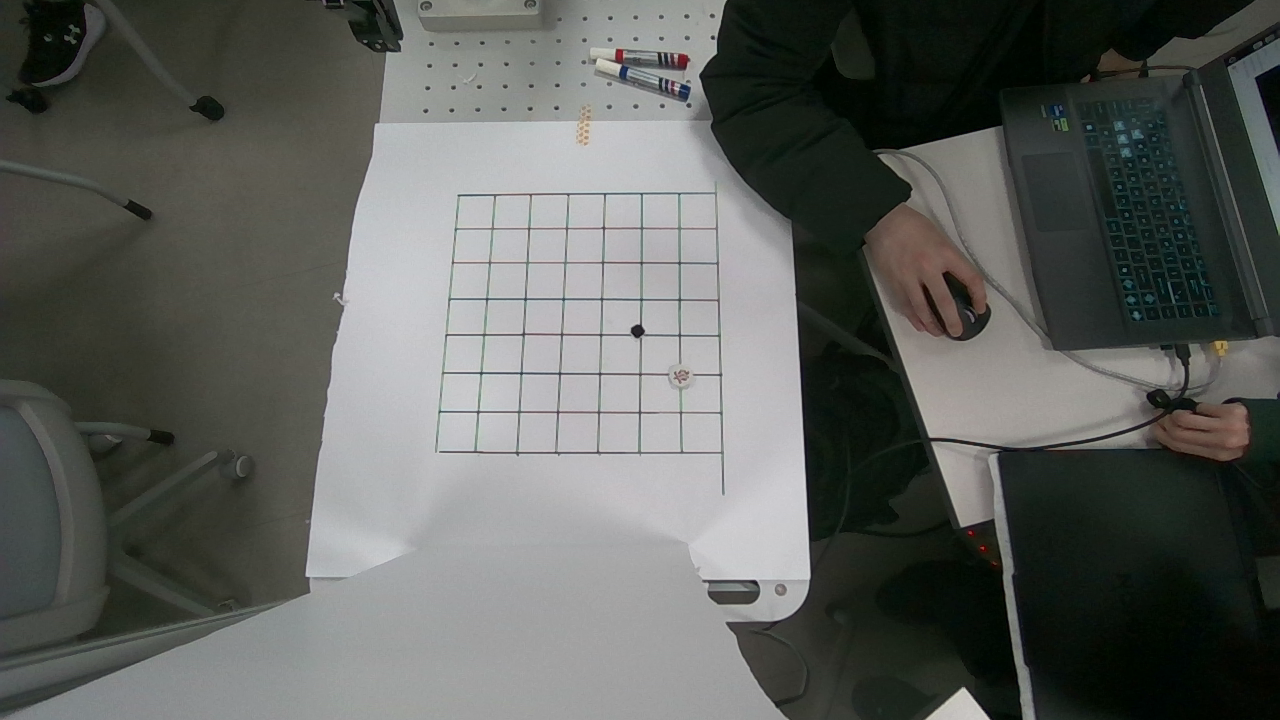
#> input picture tests/images/grid1_Color.png, 1280 x 720 px
$ python -i board_detect.py   (imports and definitions only)
#> lines starting #> are read from the running program, lines starting #| are printed output that depends on the picture; after the words box and inside, x2 and y2 are one past the last pixel; in counts of white or black regions, pixels touching at a corner belong together
#> further down, picture is the input picture: shape (720, 1280, 3); mean B, G, R 92.4, 96.3, 93.6
#> in grid_mask, `bw = cv2.adaptiveThreshold(gray, 255, cv2.ADAPTIVE_THRESH_MEAN_C, cv2...`: bw: shape (720, 1280); 7.9% white; 859 white regions (653 under 20 px), largest, box (x1, y1, x2, y2) and area: (862, 251, 1244, 720) 10719, (435, 181, 725, 496) 9970, (699, 0, 827, 720) 7156
"""
흰 종이 위에 그린 오목 그리드 검출 + 위에서 본 것처럼 보정(warp)

흐름
  1) 흰 종이 영역 찾기 (밝고 채도 낮은 가장 큰 영역)
  2) 종이 안의 어두운 선 추출 (adaptive threshold) -> 가장 큰 덩어리 = 그리드
  3) 가로/세로선 분리 -> 겹치는 곳 = 교차점
  4) 교차점에 (row, col) 번호 붙이고 RANSAC 호모그래피 -> 가려진 점까지 n x n 복원
  5) 교차점이 margin + i*cell 에 오도록 warp
"""
import cv2
import numpy as np


def _kernel(w, h):
    return cv2.getStructuringElement(cv2.MORPH_RECT, (w, h))


def paper_mask(img):
    """밝고 채도 낮은 가장 큰 영역 = 흰 종이"""
    hsv = cv2.cvtColor(img, cv2.COLOR_BGR2HSV)
#> hsv: shape (720, 1280, 3); mean H, S, V 63.9, 46, 97.6
    m = ((hsv[..., 2] > 150) & (hsv[..., 1] < 40)).astype(np.uint8) * 255
#> m: shape (720, 1280); 32% white; 247 white regions (202 under 20 px), largest, box (x1, y1, x2, y2) and area: (276, 0, 810, 720) 233065, (897, 342, 1132, 444) 13222, (641, 336, 720, 412) 5543
    m = cv2.morphologyEx(m, cv2.MORPH_CLOSE, _kernel(15, 15))
#> m: shape (720, 1280); 34.2% white; 12 white regions (9 under 20 px), largest, box (x1, y1, x2, y2) and area: (236, 0, 810, 720) 294672, (897, 342, 1169, 526) 19753, (926, 688, 990, 720) 1080
    n, lab, st, _ = cv2.connectedComponentsWithStats(m)
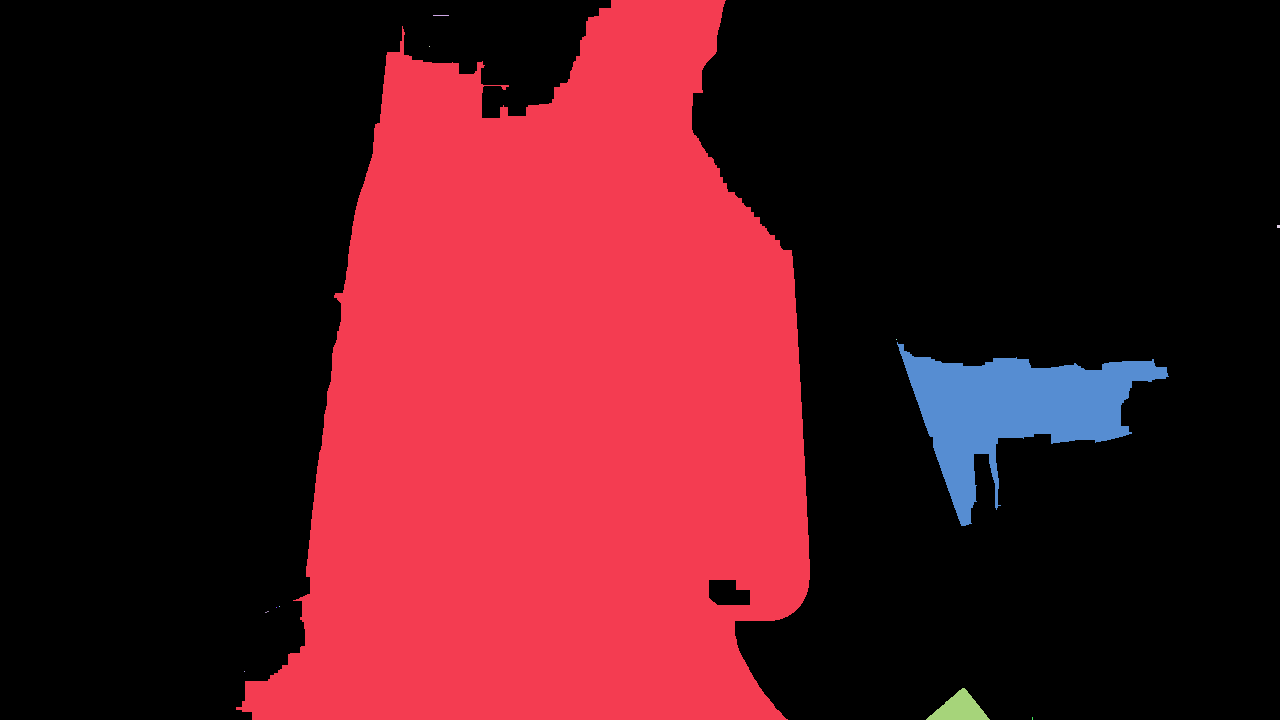
#> lab: shape (720, 1280) int32; 13 distinct labels, from 0 to 12; one colour per label, 0 black
#> n = 13; st = 13 rows, first 6: [0, 0, 1280, 720, 606058], [236, 0, 574, 720, 294672], [433, 15, 16, 1, 16], [429, 46, 1, 1, 1], [1277, 225, 3, 3, 9], [896, 339, 1, 1, 1]
    if n < 2:
        return np.full(img.shape[:2], 255, np.uint8)     # 종이를 못 찾으면 전체 사용
    m = (lab == 1 + np.argmax(st[1:, cv2.CC_STAT_AREA])).astype(np.uint8) * 255
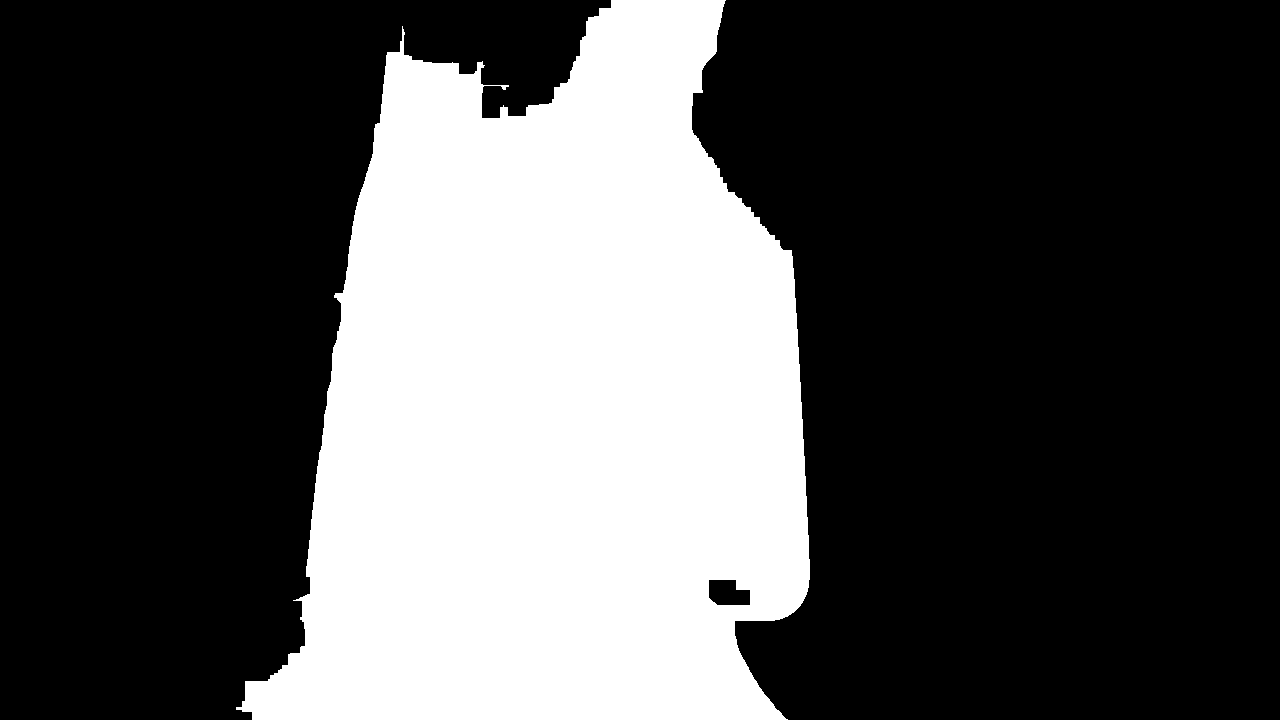
#> m: shape (720, 1280); 32% white; 1 white region
    cnts, _ = cv2.findContours(m, cv2.RETR_EXTERNAL, cv2.CHAIN_APPROX_SIMPLE)
#> cnts = 1 contour; box (x1, y1, x2, y2) and area: (236, 0, 810, 720) 294134
    filled = np.zeros_like(m)
    cv2.drawContours(filled, cnts, -1, 255, -1)          # 종이 위 돌/선 구멍 메우기
#> filled: shape (720, 1280); 32.1% white; 1 white region, box (x1, y1, x2, y2) and area: (236, 0, 810, 720) 295526
    return cv2.erode(filled, _kernel(9, 9))              # 종이 테두리 그림자 제거
#> returned value: shape (720, 1280); 31.1% white; 1 white region, box (x1, y1, x2, y2) and area: (246, 0, 806, 720) 286192


def grid_mask(img):
    """종이 안의 어두운 선 중 가장 큰 연결 덩어리 = 그리드"""
    gray = cv2.cvtColor(img, cv2.COLOR_BGR2GRAY)
    bw = cv2.adaptiveThreshold(gray, 255, cv2.ADAPTIVE_THRESH_MEAN_C,
                               cv2.THRESH_BINARY_INV, 21, 10)
    bw &= paper_mask(img)
#> bw: shape (720, 1280); 1.6% white; 83 white regions (49 under 20 px), largest, box (x1, y1, x2, y2) and area: (435, 181, 725, 496) 9970, (588, 49, 691, 103) 1913, (702, 579, 760, 605) 915
    n, lab, st, _ = cv2.connectedComponentsWithStats(bw)
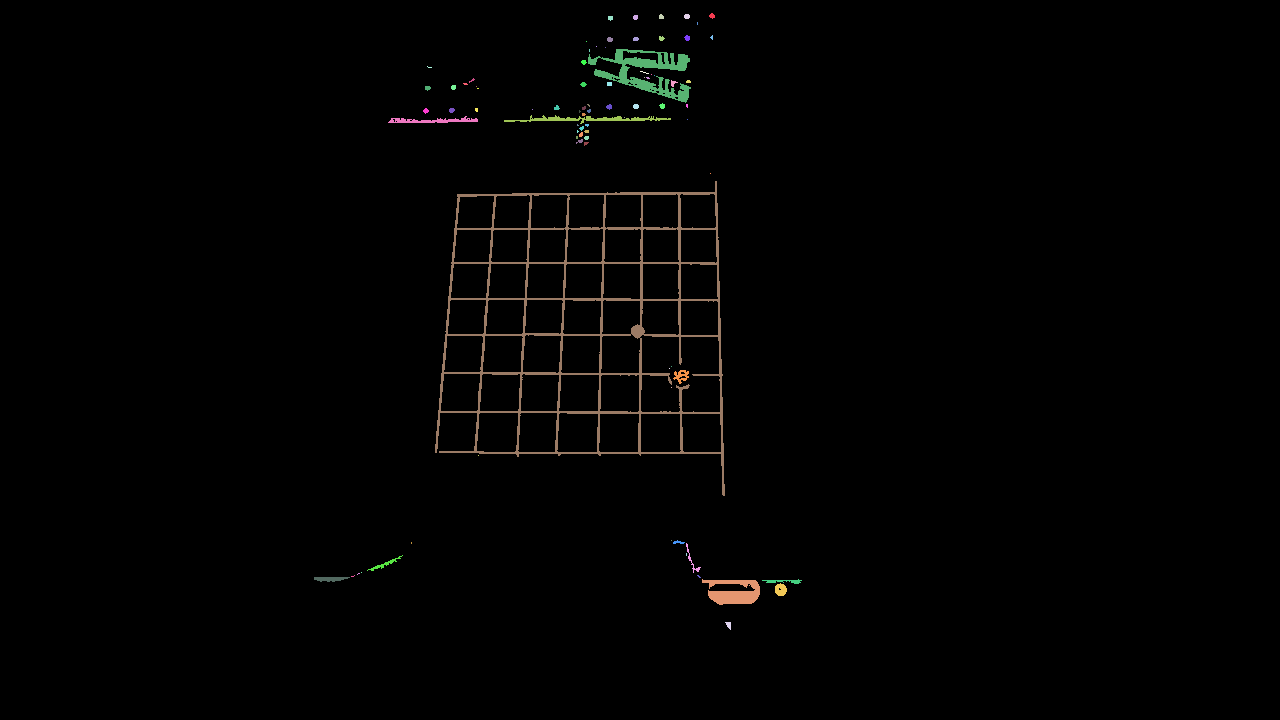
#> lab: shape (720, 1280) int32; 84 distinct labels, from 0 to 83; one colour per label, 0 black
#> n = 84; st = 84 rows, first 6: [0, 0, 1280, 720, 906541], [709, 13, 6, 6, 24], [633, 15, 5, 5, 22], [659, 14, 5, 5, 21], [684, 14, 6, 5, 26], [608, 16, 5, 5, 21]
    if n < 2:
        raise RuntimeError('그리드 선을 찾지 못함')
    i = 1 + np.argmax(st[1:, cv2.CC_STAT_AREA])
#> i = 63
    return (lab == i).astype(np.uint8) * 255
#> returned value: shape (720, 1280); 1.1% white in thin lines or dots, all inside (x1, y1, x2, y2) = (435, 181, 725, 496)


def intersections(G, line_len=15):
    """가로선/세로선 마스크를 분리해 겹치는 곳 = 교차점"""
    H = cv2.morphologyEx(G, cv2.MORPH_OPEN, _kernel(line_len, 1))
    H = cv2.morphologyEx(H, cv2.MORPH_CLOSE, _kernel(line_len, 1))
    V = cv2.morphologyEx(G, cv2.MORPH_OPEN, _kernel(1, line_len))
    V = cv2.morphologyEx(V, cv2.MORPH_CLOSE, _kernel(1, line_len))
    J = cv2.dilate(H, _kernel(5, 5)) & cv2.dilate(V, _kernel(5, 5))
    _, _, _, cen = cv2.connectedComponentsWithStats(J)
    return cen[1:].astype(np.float32)


def order_corners(p):
    s, d = p.sum(1), np.diff(p, axis=1).ravel()
    return np.float32([p[s.argmin()], p[d.argmin()], p[s.argmax()], p[d.argmax()]])  # 좌상,우상,우하,좌하


def grid_angle(G):
    """그리드 선의 기울기(도) 추정: 선 방향 히스토그램에서 가장 많은 각도 (-45 ~ 45)"""
    lines = cv2.HoughLinesP(G, 1, np.pi / 360, threshold=40,
                            minLineLength=max(20, min(G.shape) // 20), maxLineGap=5)
#> lines = 48 rows, first 6: [445, 335, 720, 335], [715, 181, 723, 495], [457, 195, 716, 192], [435, 452, 723, 452], [479, 453, 723, 453], [438, 411, 722, 413]
    if lines is None:
        return 0.0
    x1, y1, x2, y2 = lines.reshape(-1, 4).T.astype(np.float64)   # OpenCV 버전마다 shape 이 달라 reshape
#> x1 = 48 values, max 720 at index 27, min 435 at index 3, mean 543.5; y1 = 48 values, max 456 at index 11, min 181 at index 1, mean 353.9; x2 = 48 values, max 723 at index 1, min 457 at index 14, mean 639.2; y2 = 48 values, max 495 at index 1, min 192 at index 2, mean 290.7
    ang = (np.degrees(np.arctan2(y2 - y1, x2 - x1)) + 45) % 90 - 45   # 가로/세로선을 같은 각도로 접기
#> ang = 48 values, max 5.11 at index 10, min -1.46 at index 1, mean 0.796
    w = np.hypot(x2 - x1, y2 - y1)
#> w = 48 values, max 314.1 at index 1, min 44 at index 47, mean 175.6
    hist, edges = np.histogram(ang, bins=90, range=(-45, 45), weights=w)
#> hist = 90 values, max 5303 at index 45, min 0 at index 0, mean 93.67; edges = 91 values from -45 to 45
    k = hist.argmax()
#> k = 45
    sel = (ang >= edges[k] - 1) & (ang <= edges[k + 1] + 1)
    return float(np.average(ang[sel], weights=w[sel]))


def straighten(img, angle):
    """그리드가 수평/수직이 되도록 원본을 회전 (캔버스 확장). (회전 이미지, 회전 행렬)"""
    h, w = img.shape[:2]
    R = cv2.getRotationMatrix2D((w / 2, h / 2), angle, 1.0)
    cos, sin = abs(R[0, 0]), abs(R[0, 1])
    nw, nh = int(h * sin + w * cos), int(h * cos + w * sin)
    R[0, 2] += nw / 2 - w / 2
    R[1, 2] += nh / 2 - h / 2
    return cv2.warpAffine(img, R, (nw, nh), flags=cv2.INTER_LINEAR, borderValue=(0, 0, 0)), R


def detect_grid(img, n=8):
    """
    반환:
      grid_pts: (n, n, 2) 원본 이미지에서 각 교차점 픽셀 좌표 [row, col] -> (x, y)
      M:        원본 픽셀 -> 격자 좌표(0..n-1) 호모그래피
      found:    실제로 검출된 교차점 수
    카메라가 기울어 그리드가 돌아가 있으면 먼저 똑바로 돌려서 교차점을 찾고 원래 좌표로 되돌림.
    """
    angle = grid_angle(grid_mask(img))
#> angle = 0.155
    work, R = (img, None) if abs(angle) < 2 else straighten(img, angle)
    pts_w = intersections(grid_mask(work))
#> in intersections, `H = cv2.morphologyEx(G, cv2.MORPH_OPEN, _kernel(line_len, 1))`: H: shape (720, 1280); 0.51% white in thin lines or dots, all inside (x1, y1, x2, y2) = (438, 192, 724, 454)
#> in intersections, `V = cv2.morphologyEx(G, cv2.MORPH_OPEN, _kernel(1, line_len))`: V: shape (720, 1280); 0.56% white in thin lines or dots, all inside (x1, y1, x2, y2) = (436, 181, 724, 496)
#> in intersections, `V = cv2.morphologyEx(V, cv2.MORPH_CLOSE, _kernel(1, line_len))`: V: shape (720, 1280); 0.56% white; 10 white regions (1 under 20 px), largest, box (x1, y1, x2, y2) and area: (715, 181, 724, 496) 767, (638, 192, 643, 456) 665, (597, 193, 606, 455) 631
#> in intersections, `J = cv2.dilate(H, _kernel(5, 5)) & cv2.dilate(V, _kernel(5, 5))`:
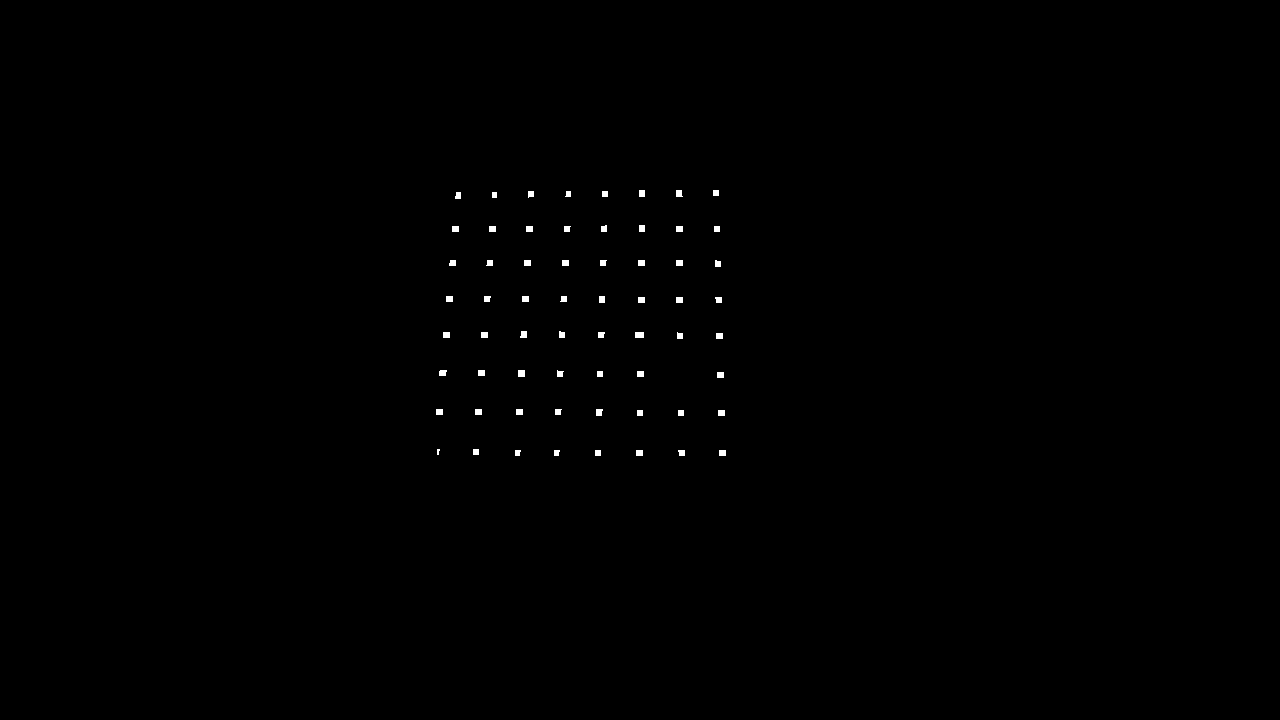
#> J: shape (720, 1280); 0.27% white; 63 white regions (1 under 20 px), largest, box (x1, y1, x2, y2) and area: (635, 332, 644, 338) 54, (518, 370, 525, 377) 49, (520, 331, 527, 338) 44
#> in intersections, `_, _, _, cen = cv2.connectedComponentsWithStats(J)`: cen = 64 pairs, first value 437.7 to 722, second value 192.5 to 452.5
#> pts_w = 63 pairs, first value 437.7 to 722, second value 192.5 to 452.5
    if len(pts_w) < 4:
        raise RuntimeError('교차점을 찾지 못함')

    # 1) 바깥 네 점으로 대략적인 변환 -> 각 점에 (row, col) 번호 붙이기 (똑바로 선 상태에서)
    hull = cv2.convexHull(pts_w).reshape(-1, 2)
#> hull = [[722, 452.5], [597.5, 452.5], [517.2, 452.4], [437.7, 451.2], [439, 411.5], [442.3, 372.5], [457.8, 195.2], [530.4, 193.6], [715.5, 192.5], [716.5, 228.5], [717.4, 263.3], [718.3, 299.4]]
    ideal4 = np.float32([[0, 0], [n - 1, 0], [n - 1, n - 1], [0, n - 1]])
    M0 = cv2.getPerspectiveTransform(order_corners(hull), ideal4)
#> in order_corners, `s, d = p.sum(1), np.diff(p, axis=1).ravel()`: s = [1174.5, 1050, 969.6, 888.9, 850.5, 814.7, 652.9, 724, 908, 945, 980.7, 1017.7]; d = [-269.5, -145, -64.81, 13.5, -27.5, -69.79, -262.6, -336.8, -523, -488, -454.1, -418.9]
#> M0 = [[0.0309, 0.00242, -14.62], [0.000349, 0.0338, -6.76], [6.96e-05, 0.000454, 1]]
    q = cv2.perspectiveTransform(pts_w[None], M0)[0]
#> q = 63 pairs, first value -0.0463 to 7, second value -0.0245 to 7.02
    idx = np.round(q)
#> idx = 63 pairs, first value 0 to 7, second value 0 to 7
    ok = (np.abs(q - idx).max(1) < 0.3) & (idx >= 0).all(1) & (idx <= n - 1).all(1)
    if ok.sum() < 4:
        raise RuntimeError('격자 번호를 붙일 수 있는 교차점이 부족함')
    pts = pts_w if R is None else cv2.transform(pts_w[None], cv2.invertAffineTransform(R))[0]
#> pts has the same summary as pts_w
    pts_ok, idx_ok = pts[ok].astype(np.float32), idx[ok]
#> pts_ok has the same summary as pts_w; idx_ok = 63 pairs, first value 0 to 7, second value 0 to 7

    # 2) 번호가 붙은 모든 점으로 정밀한 호모그래피 (가린 점/잡음에 강함)
    M, _ = cv2.findHomography(pts_ok, idx_ok, cv2.RANSAC, 0.15)
#> M = [[0.0308, 0.00262, -14.59], [0.000166, 0.0338, -6.66], [6.42e-05, 0.000463, 1]]
    if M is None:
        raise RuntimeError('호모그래피 계산 실패')

    # 3) 가려진 교차점까지 포함해 n x n 전체 좌표 복원
    gx, gy = np.meshgrid(np.arange(n), np.arange(n))
    ideal = np.stack([gx, gy], -1).reshape(-1, 2).astype(np.float32)
    grid_pts = cv2.perspectiveTransform(ideal[None], np.linalg.inv(M))[0].reshape(n, n, 2)
    return grid_pts, M, int(ok.sum())


def warp_matrix(M, cell=60, margin=40):
    """격자 좌표 호모그래피 M -> 원본 픽셀에서 보정 이미지 픽셀로 가는 행렬 W"""
    S = np.array([[cell, 0, margin], [0, cell, margin], [0, 0, 1]], np.float64)
    return S @ M


def warp_board(img, M, n=8, cell=60, margin=40):
    """격자 좌표 -> 보정 이미지 픽셀(margin + i*cell)로 펴기"""
    W = warp_matrix(M, cell, margin)
    size = 2 * margin + cell * (n - 1)
    return cv2.warpPerspective(img, W, (size, size)), W


def apply_warp(img, W, size):
    """저장해 둔 행렬 W로 매 프레임 보정"""
    return cv2.warpPerspective(img, W, (size, size))


def draw_grid_overlay(img, grid_pts):
    """원본 이미지 위에 검출된 교차점/외곽선 그리기"""
    vis = img.copy()
    corners = grid_pts[[0, 0, -1, -1], [0, -1, -1, 0]].astype(np.int32)
    cv2.polylines(vis, [corners], True, (0, 255, 0), 2)
    for p in grid_pts.reshape(-1, 2):
        cv2.circle(vis, (int(p[0]), int(p[1])), 4, (0, 0, 255), -1)
    return vis


def draw_warped_points(warped, n=8, cell=60, margin=40):
    """보정 이미지 위에 교차점 위치 표시 (정렬 확인용)"""
    vis = warped.copy()
    for r in range(n):
        for c in range(n):
            cv2.circle(vis, (margin + c * cell, margin + r * cell), 4, (0, 0, 255), -1)
    return vis

>>> import cv2
>>> picture = cv2.imread('../../../tests/images/grid1_Color.png')
>>> result = detect_grid(picture)
